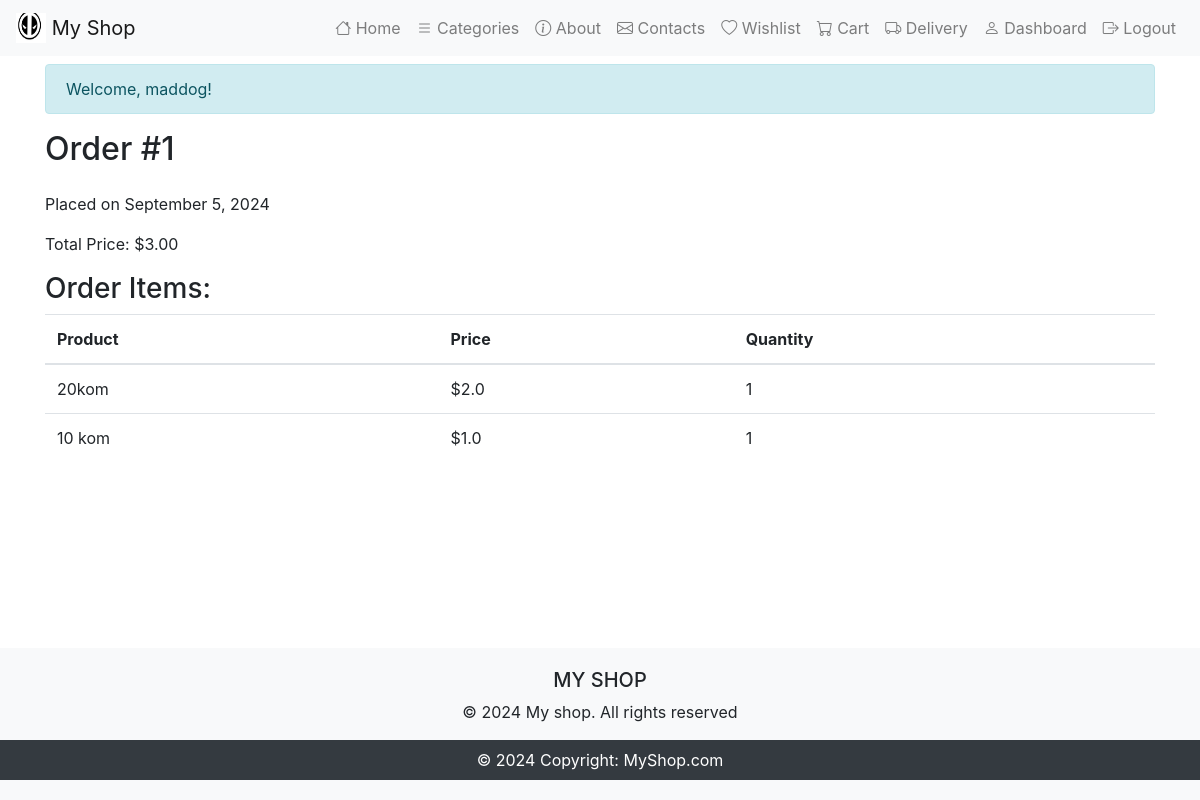
/order/1/ (signed in), run on the app's committed database.
### electronics_shop/electronics/models.py (models this page shows, shortened)
class Order(models.Model):
    MAX_TOTAL_PRICE_DIGITS = 10
    MAX_DECIMAL_PLACES = 2
    user = models.ForeignKey(User, on_delete=models.CASCADE, null=True, blank=True)
    created_at = models.DateTimeField(default=timezone.now)
    total_price = models.DecimalField(max_digits=MAX_TOTAL_PRICE_DIGITS, decimal_places=MAX_DECIMAL_PLACES)
    cart_data = models.JSONField(default=dict)  # To store cart items

### electronics_shop/orders/views.py (the view)
# urls.py: path('<int:order_id>/', order_detail_view, name='order_detail'),
def order_detail_view(request, order_id):
    order = get_object_or_404(Order, id=order_id, user=request.user)
    context = {
        'order': order
    }
    return render(request, 'orders/order_detail.html', context)

### templates/orders/order_detail.html (shortened to what this page needs)
{% extends 'base.html' %}
{% block content %}
<h2 class="mb-4">Order #{{ order.id }}</h2>
<p>Placed on {{ order.created_at|date:"F j, Y" }}</p>
<p>Total Price: ${{ order.total_price }}</p>
<h3>Order Items:</h3>
<table class="table">
    <thead>
        <tr>
            <th>Product</th>
            <th>Price</th>
            <th>Quantity</th>
        </tr>
    </thead>
    <tbody>
        {% for product_id, item in order.cart_data.items %}
        <tr>
            <td>{{ item.name }}</td>
            <td>${{ item.price }}</td>
            <td>{{ item.quantity }}</td>
        </tr>
        {% endfor %}
    </tbody>
</table>
{% endblock %}

### templates/base.html (shortened to what this page needs)
{% load static %}
<!DOCTYPE html>
<html lang="en">
<head>
    <link rel="stylesheet" href="https://stackpath.bootstrapcdn.com/bootstrap/4.5.2/css/bootstrap.min.css">
    <link rel="stylesheet" href="https://cdn.jsdelivr.net/npm/bootstrap-icons@1.8.1/font/bootstrap-icons.css">
</head>
<body>
    <div class="wrapper">
        <header>
            <nav class="navbar navbar-expand-lg navbar-light bg-light">
                <a class="navbar-brand" href="{% url 'index' %}">
                    <img src="{% static 'images/logo.jpeg' %}" alt="Logo" width="30" height="30" class="d-inline-block align-top">
                    My Shop
                </a>
                <div class="collapse navbar-collapse" id="navbarNav">
                    <ul class="navbar-nav ml-auto">
                        <li class="nav-item">
                            <a class="nav-link" href="{% url 'index' %}">
                                <i class="bi bi-house"></i> Home</a>
                        </li>
                        <li class="nav-item">
                            <a class="nav-link" href="{% url 'category_list' %}">
                                <i class="bi bi-list"></i> Categories</a>
                        </li>
                        <li class="nav-item">
                            <a class="nav-link" href="{% url 'about' %}">
                                <i class="bi bi-info-circle"></i> About</a>
                        </li>
                        <li class="nav-item">
                            <a class="nav-link" href="{% url 'contact' %}">
                                <i class="bi bi-envelope"></i> Contacts</a>
                        </li>
                        {% if user.is_authenticated %}
                        <li class="nav-item">
                            <a class="nav-link" href="{% url 'wishlist_view' %}">
                                <i class="bi bi-heart"></i> Wishlist</a>
                        </li>
                        <li class="nav-item">
                            <a class="nav-link" href="{% url 'cart_view' %}">
                                <i class="bi bi-cart"></i> Cart
                            </a>
                        </li>
                            <li class="nav-item">
                            <a class="nav-link" href="{% url 'delivery_info' %}">
                                <i class="bi bi-truck"></i> Delivery
                            </a>
                        </li>
                        <li class="nav-item">
                            <a class="nav-link" href="{% url 'dashboard' %}">
                                <i class="bi bi-person"></i> Dashboard</a>
                        </li>
                        <li class="nav-item">
                            <a class="nav-link" href="{% url 'logout' %}">
                                <i class="bi bi-box-arrow-right"></i> Logout</a>
                        </li>
                        {% endif %}
                    </ul>
                </div>
            </nav>
        </header>
        <div class="container content">
            {% if user.is_authenticated %}
            <div class="alert alert-info mt-2">
                Welcome, {{ user.username }}!
            </div>
            {% endif %}
            {% block content %}
            {% endblock %}
        </div>
        <footer class="footer bg-light text-center text-lg-start">
            <div class="container">
                <div class="row">
                    <div class="col-lg-12 col-md-12 mb-4 mb-md-0">
                        <h5 class="text-uppercase">My Shop</h5>
                        <p>© 2024 My shop. All rights reserved</p>
                    </div>
                </div>
            </div>
            <div class="bg-dark text-white">
                <div class="container p-2">
                    <div class="text-center">
                        © 2024 Copyright:
                        <a class="text-white" href="{% url 'index' %}">MyShop.com</a>
                    </div>
                </div>
            </div>
        </footer>
    </div>
</body>
</html>

### templates/base.html (style rules this page uses)
html, body { height: 100%; margin: 0; }
.wrapper { display: flex; flex-direction: column; min-height: 100vh; }
.content { flex: 1; }
.footer { background-color: #f8f9fa; padding: 20px 0; }
li { list-style-type: none; }

### data on the page
Order: id "1", created_at "September 5, 2024", total_price "3.00"

### other printed values
{{ user.username }} "maddog"
{{ item.name }} "20kom" "10 kom"
{{ item.price }} "2.0" "1.0"
{{ item.quantity }} "1" "1"
